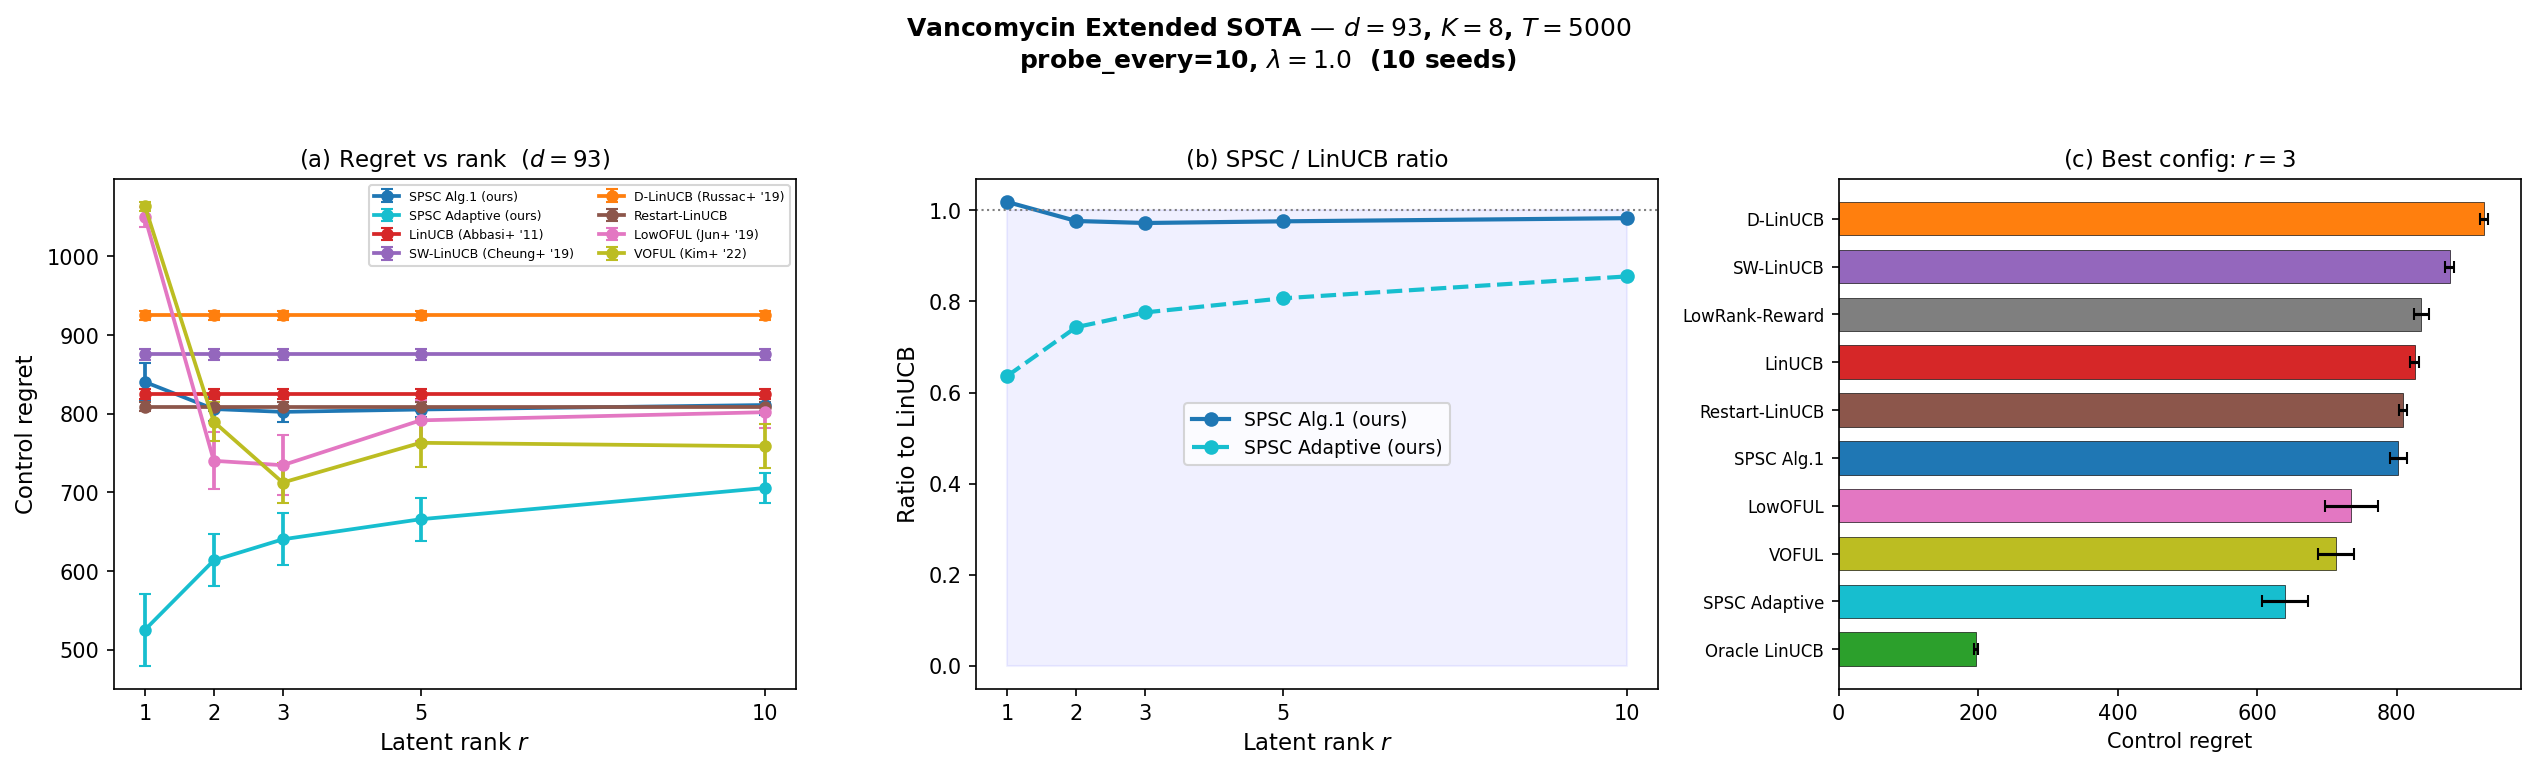

This chart was generated by the following Python code:
"""
Vancomycin Clinical Dosing Benchmark: Extended SOTA Comparison.

Mirrors the Warfarin extended-SOTA benchmark, swapping the drug-specific
environment.  The dosing protocol is the AUC-targeted Cockcroft-Gault
population-PK formula (Rybak et al., 2020 ASHP/IDSA consensus).

Methods compared:
  - SPSC (Algorithm 1)
  - SPSC-Adaptive (Algorithm 4 — no oracle segment boundaries)
  - LowOFUL  (Jun+ '19)
  - VOFUL    (Kim+ '22)
  - LowRank-Reward
  - SW-LinUCB, D-LinUCB, Restart-LinUCB, LinUCB
  - Oracle-LinUCB

d=93, K=8, T=5000, r in {1, 2, 3, 5, 10}
"""

import os, sys, time, numpy as np
import matplotlib
matplotlib.use("Agg")
import matplotlib.pyplot as plt

from environments import VancomycinEnvironment
from algorithm import (
    SPSC_Algorithm1, SPSC_Adaptive, LinUCB, OracleLinUCB,
    SWLinUCB, DLinUCB, OracleResetLinUCB,
    LowRankRewardUCB, LowOFUL, VOFUL,
    RunMetrics,
)

OUT_DIR = os.path.dirname(os.path.abspath(__file__))

# ---------------------------------------------------------------------------
# Parameters — IDENTICAL to experiment_warfarin_extended.py
# ---------------------------------------------------------------------------
D           = 93
K           = 8
T           = 5000
N_ACTIONS   = 40
SIGMA_EPS   = 0.3
PROBE_EVERY = 10
PROBE_COST  = 0.1
WINDOW      = 200
LAM         = 1.0
DELTA       = 0.05
N_SEEDS     = 10

R_VALUES    = [1, 2, 3, 5, 10]

METHOD_NAMES = [
    "Oracle-LinUCB",
    "SPSC-Alg1",
    "SPSC-Adaptive",
    "LowOFUL",
    "VOFUL",
    "LowRank-Reward",
    "SW-LinUCB",
    "D-LinUCB",
    "Restart-LinUCB",
    "LinUCB",
]

METHOD_LABELS = {
    "Oracle-LinUCB":    "Oracle LinUCB",
    "SPSC-Alg1":        "SPSC Alg.1 (ours)",
    "SPSC-Adaptive":    "SPSC Adaptive (ours)",
    "LowOFUL":          "LowOFUL (Jun+ '19)",
    "VOFUL":            "VOFUL (Kim+ '22)",
    "LowRank-Reward":   "LowRank-Reward",
    "SW-LinUCB":        "SW-LinUCB (Cheung+ '19)",
    "D-LinUCB":         "D-LinUCB (Russac+ '19)",
    "Restart-LinUCB":   "Restart-LinUCB",
    "LinUCB":           "LinUCB (Abbasi+ '11)",
}

METHOD_COLORS = {
    "Oracle-LinUCB":    "#2ca02c",
    "SPSC-Alg1":        "#1f77b4",
    "SPSC-Adaptive":    "#17becf",
    "LowOFUL":          "#e377c2",
    "VOFUL":            "#bcbd22",
    "LowRank-Reward":   "#7f7f7f",
    "SW-LinUCB":        "#9467bd",
    "D-LinUCB":         "#ff7f0e",
    "Restart-LinUCB":   "#8c564b",
    "LinUCB":           "#d62728",
}

COMPETITORS = ["LinUCB", "D-LinUCB", "SW-LinUCB", "Restart-LinUCB",
               "LowRank-Reward", "LowOFUL", "VOFUL"]


def make_env(seed, r):
    return VancomycinEnvironment(
        d=D, r=r, K=K, T=T, n_actions=N_ACTIONS,
        sigma_eps=SIGMA_EPS, seed=seed * 13 + 7,
    )


def run_cell(r):
    """Run all 10 methods for one rank value."""
    results = {m: [] for m in METHOD_NAMES}

    for seed in range(N_SEEDS):
        print(f"    seed {seed+1}/{N_SEEDS}", end="\r", flush=True)

        env = make_env(seed, r)
        m = SPSC_Algorithm1(env, probe_every=PROBE_EVERY, probe_cost=PROBE_COST,
                            window=WINDOW, lam=LAM, delta=DELTA, seed=seed,
                            normalize_gamma_by_d=True).run()
        results["SPSC-Alg1"].append(m.cumulative_control_regret[-1])

        env = make_env(seed, r)
        m = SPSC_Adaptive(env, probe_every=PROBE_EVERY, probe_cost=PROBE_COST,
                          window=WINDOW, lam=LAM, delta=DELTA, seed=seed,
                          m_relearn=30, det_window=50, cusum_threshold=3.0,
                          warmup=100).run()
        results["SPSC-Adaptive"].append(m.cumulative_control_regret[-1])

        env = make_env(seed, r)
        m = LinUCB(env, lam=LAM, delta=DELTA, seed=seed + 1000).run()
        results["LinUCB"].append(m.cumulative_control_regret[-1])

        env = make_env(seed, r)
        m = OracleLinUCB(env, window=10000, lam=LAM, delta=DELTA,
                         seed=seed + 2000).run()
        results["Oracle-LinUCB"].append(m.cumulative_control_regret[-1])

        env = make_env(seed, r)
        m = DLinUCB(env, gamma=0.995, lam=LAM, delta=DELTA,
                    seed=seed + 3000).run()
        results["D-LinUCB"].append(m.cumulative_control_regret[-1])

        env = make_env(seed, r)
        m = SWLinUCB(env, window=WINDOW, lam=LAM, delta=DELTA,
                     seed=seed + 4000).run()
        results["SW-LinUCB"].append(m.cumulative_control_regret[-1])

        env = make_env(seed, r)
        m = OracleResetLinUCB(env, lam=LAM, delta=DELTA,
                              seed=seed + 5000).run()
        results["Restart-LinUCB"].append(m.cumulative_control_regret[-1])

        env = make_env(seed, r)
        m = LowRankRewardUCB(env, window=WINDOW, pca_warmup=50,
                             lam=LAM, delta=DELTA, seed=seed + 6000).run()
        results["LowRank-Reward"].append(m.cumulative_control_regret[-1])

        env = make_env(seed, r)
        m = LowOFUL(env, lam=LAM, delta=DELTA, seed=seed + 7000,
                    pca_warmup=30, subspace_update_freq=20).run()
        results["LowOFUL"].append(m.cumulative_control_regret[-1])

        env = make_env(seed, r)
        m = VOFUL(env, lam=LAM, delta=DELTA, seed=seed + 8000,
                  pca_warmup=30, subspace_update_freq=20).run()
        results["VOFUL"].append(m.cumulative_control_regret[-1])

    print(flush=True)
    return {m: np.array(results[m]) for m in METHOD_NAMES}


# ---------------------------------------------------------------------------
# Tables
# ---------------------------------------------------------------------------
def print_table(res, r):
    n = N_SEEDS
    lin_mean = res["LinUCB"].mean()
    best_comp_mean = min(res[m].mean() for m in COMPETITORS)
    best_method = min(COMPETITORS, key=lambda m: res[m].mean())

    print()
    print("=" * 120)
    print(f"  Vancomycin d={D}, r={r}, K={K}, T={T}  ({n} seeds)")
    print("-" * 120)
    print(f"  {'Method':<30}  {'Mean':>10}  {'SE':>10}  "
          f"{'vs LinUCB':>10}  {'vs Best':>10}  {'Note':>12}")
    print("-" * 120)

    for method in METHOD_NAMES:
        arr = res[method]
        mean = arr.mean()
        se = arr.std() / np.sqrt(n)
        vs_lin = (mean / max(lin_mean, 1e-8) - 1) * 100
        vs_best = (mean / max(best_comp_mean, 1e-8) - 1) * 100

        if method in ("SPSC-Alg1", "SPSC-Adaptive"):
            tag = "<<< WINS" if mean < best_comp_mean else ""
        elif method == "Oracle-LinUCB":
            tag = "(oracle)"
        else:
            tag = "* best" if method == best_method else ""

        print(f"  {METHOD_LABELS[method]:<30}  {mean:>10.1f}  {se:>10.1f}  "
              f"{vs_lin:>+10.1f}%  {vs_best:>+10.1f}%  {tag:>12}")
    print("=" * 120)


# ---------------------------------------------------------------------------
# Figure
# ---------------------------------------------------------------------------
def make_figure(all_results, out_path):
    fig, axes = plt.subplots(1, 3, figsize=(17, 5))
    fig.subplots_adjust(wspace=0.32)

    show_methods = ["SPSC-Alg1", "SPSC-Adaptive", "LinUCB", "SW-LinUCB",
                    "D-LinUCB", "Restart-LinUCB", "LowOFUL", "VOFUL"]

    r_vals_used = [r for r in R_VALUES if r in all_results]

    # Panel (a): Regret vs r
    ax = axes[0]
    for meth in show_methods:
        means = [all_results[r][meth].mean() for r in r_vals_used]
        ses = [all_results[r][meth].std() / np.sqrt(N_SEEDS) for r in r_vals_used]
        ax.errorbar(r_vals_used, means, yerr=ses,
                    color=METHOD_COLORS[meth], marker="o", ms=5, lw=1.8,
                    capsize=3, label=METHOD_LABELS[meth])
    ax.set_xlabel("Latent rank $r$", fontsize=11)
    ax.set_ylabel("Control regret", fontsize=11)
    ax.set_title(f"(a) Regret vs rank  ($d={D}$)", fontsize=11)
    ax.legend(fontsize=6, ncol=2)
    ax.set_xticks(r_vals_used)

    # Panel (b): SPSC / LinUCB ratio vs r
    ax = axes[1]
    for meth, ls in [("SPSC-Alg1", "-"), ("SPSC-Adaptive", "--")]:
        ratios = [all_results[r][meth].mean() / max(all_results[r]["LinUCB"].mean(), 1e-8)
                  for r in r_vals_used]
        ax.plot(r_vals_used, ratios, f"o{ls}", color=METHOD_COLORS[meth],
                lw=2, ms=6, label=METHOD_LABELS[meth])
    ax.axhline(1.0, color="gray", ls=":", lw=1)
    ax.fill_between(r_vals_used, 0, 1, alpha=0.06, color="blue")
    ax.set_xlabel("Latent rank $r$", fontsize=11)
    ax.set_ylabel("Ratio to LinUCB", fontsize=11)
    ax.set_title("(b) SPSC / LinUCB ratio", fontsize=11)
    ax.legend(fontsize=9)
    ax.set_xticks(r_vals_used)

    # Panel (c): Bar chart for best r
    ax = axes[2]
    best_r = min(r_vals_used,
                 key=lambda r: all_results[r]["SPSC-Alg1"].mean() /
                               max(all_results[r]["LinUCB"].mean(), 1e-8))
    res = all_results[best_r]
    means = [res[m].mean() for m in METHOD_NAMES]
    ses = [res[m].std() / np.sqrt(N_SEEDS) for m in METHOD_NAMES]
    colors = [METHOD_COLORS[m] for m in METHOD_NAMES]

    order = np.argsort(means)
    y = np.arange(len(METHOD_NAMES))
    ax.barh(y, [means[i] for i in order],
            xerr=[ses[i] for i in order],
            color=[colors[i] for i in order],
            capsize=3, height=0.7, edgecolor="black", linewidth=0.3)
    ax.set_yticks(y)
    ax.set_yticklabels([METHOD_LABELS[METHOD_NAMES[i]].split("(")[0].strip()
                        for i in order], fontsize=8)
    ax.set_xlabel("Control regret", fontsize=10)
    ax.set_title(f"(c) Best config: $r={best_r}$", fontsize=11)

    fig.suptitle(
        f"Vancomycin Extended SOTA — $d={D}$, $K={K}$, $T={T}$\n"
        f"probe_every={PROBE_EVERY}, $\\lambda={LAM}$  ({N_SEEDS} seeds)",
        fontsize=12, fontweight="bold", y=1.02,
    )
    plt.tight_layout()
    plt.savefig(out_path, bbox_inches="tight", dpi=150)
    print(f"Saved: {out_path}")


# ---------------------------------------------------------------------------
# Main
# ---------------------------------------------------------------------------
if __name__ == "__main__":
    print("=" * 80)
    print("Vancomycin Extended SOTA (10 methods)")
    print(f"  d={D}, K={K}, T={T}")
    print(f"  r = {R_VALUES}")
    print(f"  lam={LAM}, probe_every={PROBE_EVERY}, window={WINDOW}, c={PROBE_COST}")
    print(f"  N_SEEDS={N_SEEDS}")
    print("=" * 80)

    all_results = {}

    for r in R_VALUES:
        t0 = time.time()
        print(f"\n--- r={r} ({len(METHOD_NAMES)} methods x {N_SEEDS} seeds) ---")

        res = run_cell(r)
        elapsed = time.time() - t0
        all_results[r] = res

        spsc_m = res["SPSC-Alg1"].mean()
        adapt_m = res["SPSC-Adaptive"].mean()
        lin_m = res["LinUCB"].mean()
        winner = "SPSC" if spsc_m < lin_m else "LinUCB"

        print(f"  DONE in {elapsed:.1f}s")
        print(f"    SPSC={spsc_m:.0f}  Adaptive={adapt_m:.0f}  Lin={lin_m:.0f}")
        print(f"    SPSC/Lin={spsc_m/max(lin_m,1):.3f}  [{winner}]")

        print_table(res, r)

    # Summary
    print("\n" + "=" * 80)
    print("Vancomycin SPSC/LinUCB ratio summary:")
    for r in R_VALUES:
        if r not in all_results:
            continue
        res = all_results[r]
        spsc_m = res["SPSC-Alg1"].mean()
        adapt_m = res["SPSC-Adaptive"].mean()
        lin_m = res["LinUCB"].mean()
        best_comp = min(res[m].mean() for m in COMPETITORS)
        marker_s = "*" if spsc_m < lin_m else " "
        marker_a = "*" if adapt_m < lin_m else " "
        print(f"  r={r:>2}: SPSC/Lin={spsc_m/max(lin_m,1):.3f}{marker_s}  "
              f"Adapt/Lin={adapt_m/max(lin_m,1):.3f}{marker_a}  "
              f"SPSC/Best={spsc_m/max(best_comp,1):.3f}")
    print("=" * 80)

    make_figure(all_results,
                os.path.join(OUT_DIR, "experiment_vancomycin_extended.png"))
    print("\nDone.")
